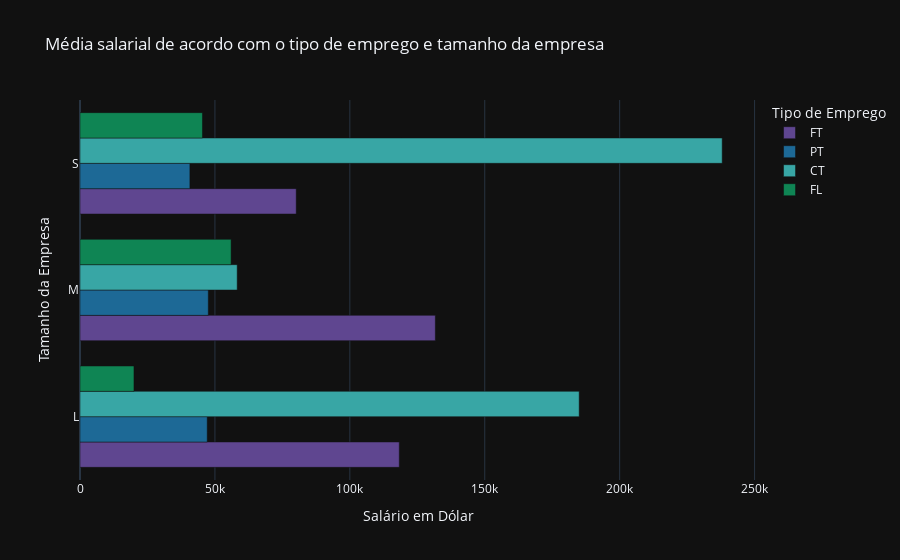

This figure's notebook cell:
### Code cell
lista_tamanho_empresa = df.company_size.values.tolist()

lista_salario_anual_dolar = df.salary_in_usd.values.tolist()

lista_tipo_emprego = df.employment_type.values.tolist()


def media_tam_emp(tamanho, tipo, lista_tamanho_empresa , lista_salario_anual_dolar, lista_tipo_emprego):
    count = 0
    soma = 0
    for i in range(len(lista_tamanho_empresa)):
        if((lista_tamanho_empresa[i] == tamanho) and (lista_tipo_emprego[i] == tipo)):
            soma += lista_salario_anual_dolar[i]
            count += 1
    return (soma // count)


tamanhos = ['L', 'M', 'S']
tipos = ['FT', 'PT', 'CT', 'FL']
dt = pd.DataFrame(columns=['Tamanho da Empresa', 'Tipo de Emprego', 'Salário em Dólar'])

for tamanho in tamanhos:
    for tipo in tipos:
        valores = media_tam_emp(tamanho, tipo, lista_tamanho_empresa, lista_salario_anual_dolar, lista_tipo_emprego)
        dt = pd.concat([dt, pd.DataFrame({'Tamanho da Empresa': [tamanho], 'Tipo de Emprego': [tipo], 
        'Salário em Dólar': [valores]})], ignore_index=True)



px.bar(dt, x='Salário em Dólar', y='Tamanho da Empresa', color ='Tipo de Emprego', barmode ='group' ,orientation='h', 
title = "Média salarial de acordo com o tipo de emprego e tamanho da empresa",
color_discrete_sequence=  px.colors.qualitative.Prism , template= 'plotly_dark',
) 

dt

### Figure 1 — Plotly figure (JSON) as saved in the notebook; plotly's stock layout.template omitted (floating-point values rounded to 4 significant figures)
{"data": [{"alignmentgroup": "True", "hovertemplate": "Tipo de Emprego=FT<br>Salário em Dólar=%{x}<br>Tamanho da Empresa=%{y}<extra></extra>", "legendgroup": "FT", "marker": {"color": "rgb(95, 70, 144)", "pattern": {"shape": ""}}, "name": "FT", "offsetgroup": "FT", "orientation": "h", "showlegend": true, "textposition": "auto", "type": "bar", "x": [118330, 131684, 80136], "xaxis": "x", "y": ["L", "M", "S"], "yaxis": "y"}, {"alignmentgroup": "True", "hovertemplate": "Tipo de Emprego=PT<br>Salário em Dólar=%{x}<br>Tamanho da Empresa=%{y}<extra></extra>", "legendgroup": "PT", "marker": {"color": "rgb(29, 105, 150)", "pattern": {"shape": ""}}, "name": "PT", "offsetgroup": "PT", "orientation": "h", "showlegend": true, "textposition": "auto", "type": "bar", "x": [47152, 47552, 40729], "xaxis": "x", "y": ["L", "M", "S"], "yaxis": "y"}, {"alignmentgroup": "True", "hovertemplate": "Tipo de Emprego=CT<br>Salário em Dólar=%{x}<br>Tamanho da Empresa=%{y}<extra></extra>", "legendgroup": "CT", "marker": {"color": "rgb(56, 166, 165)", "pattern": {"shape": ""}}, "name": "CT", "offsetgroup": "CT", "orientation": "h", "showlegend": true, "textposition": "auto", "type": "bar", "x": [185000, 58258, 238000], "xaxis": "x", "y": ["L", "M", "S"], "yaxis": "y"}, {"alignmentgroup": "True", "hovertemplate": "Tipo de Emprego=FL<br>Salário em Dólar=%{x}<br>Tamanho da Empresa=%{y}<extra></extra>", "legendgroup": "FL", "marker": {"color": "rgb(15, 133, 84)", "pattern": {"shape": ""}}, "name": "FL", "offsetgroup": "FL", "orientation": "h", "showlegend": true, "textposition": "auto", "type": "bar", "x": [20000, 56000, 45393], "xaxis": "x", "y": ["L", "M", "S"], "yaxis": "y"}], "layout": {"barmode": "group", "legend": {"title": {"text": "Tipo de Emprego"}, "tracegroupgap": 0}, "title": {"text": "Média salarial de acordo com o tipo de emprego e tamanho da empresa"}, "xaxis": {"anchor": "y", "domain": [0, 1], "title": {"text": "Salário em Dólar"}}, "yaxis": {"anchor": "x", "domain": [0, 1], "title": {"text": "Tamanho da Empresa"}}}}
